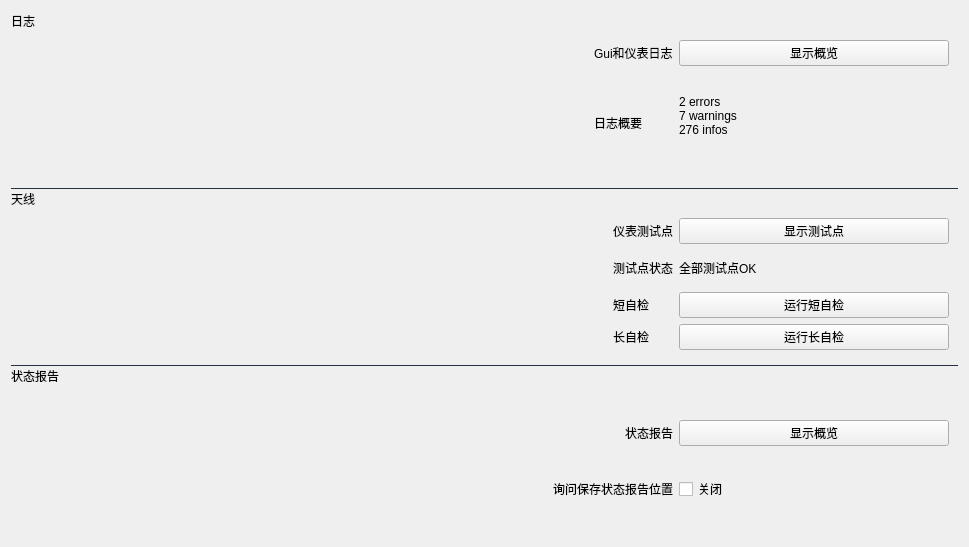
          <widget class="QWidget" name="scrollAreaWidgetContents_3">
           <property name="geometry">
            <rect>
             <x>0</x>
             <y>0</y>
             <width>969</width>
             <height>547</height>
            </rect>
           </property>
           <property name="minimumSize">
            <size>
             <width>0</width>
             <height>500</height>
            </size>
           </property>
           <property name="maximumSize">
            <size>
             <width>16777215</width>
             <height>1000</height>
            </size>
           </property>
           <layout class="QVBoxLayout" name="verticalLayout_23">
            <item>
             <widget class="QWidget" name="Journal" native="true">
              <layout class="QVBoxLayout" name="verticalLayout_20">
               <property name="spacing">
                <number>0</number>
               </property>
               <property name="leftMargin">
                <number>0</number>
               </property>
               <property name="topMargin">
                <number>0</number>
               </property>
               <property name="rightMargin">
                <number>0</number>
               </property>
               <property name="bottomMargin">
                <number>0</number>
               </property>
               <item>
                <widget class="QLabel" name="label_82">
                 <property name="maximumSize">
                  <size>
                   <width>16777215</width>
                   <height>20</height>
                  </size>
                 </property>
                 <property name="text">
                  <string>日志</string>
                 </property>
                </widget>
               </item>
               <item>
                <widget class="QWidget" name="childwidget" native="true">
                 <layout class="QGridLayout" name="gridLayout_14">
                  <property name="leftMargin">
                   <number>9</number>
                  </property>
                  <property name="topMargin">
                   <number>9</number>
                  </property>
                  <item row="0" column="1">
                   <widget class="QLabel" name="label_91">
                    <property name="text">
                     <string>Gui和仪表日志</string>
                    </property>
                   </widget>
                  </item>
                  <item row="0" column="2">
                   <widget class="QPushButton" name="pushButton_8">
                    <property name="minimumSize">
                     <size>
                      <width>270</width>
                      <height>0</height>
                     </size>
                    </property>
                    <property name="focusPolicy">
                     <enum>Qt::NoFocus</enum>
                    </property>
                    <property name="text">
                     <string>显示概览</string>
                    </property>
                   </widget>
                  </item>
                  <item row="1" column="1">
                   <widget class="QLabel" name="label_95">
                    <property name="text">
                     <string>日志概要</string>
                    </property>
                   </widget>
                  </item>
                  <item row="0" column="0">
                   <spacer name="horizontalSpacer_18">
                    <property name="orientation">
                     <enum>Qt::Horizontal</enum>
                    </property>
                    <property name="sizeHint" stdset="0">
                     <size>
                      <width>40</width>
                      <height>20</height>
                     </size>
                    </property>
                   </spacer>
                  </item>
                  <item row="1" column="2">
                   <widget class="QLabel" name="label_93">
                    <property name="text">
                     <string>2 errors
7 warnings
276 infos
 </string>
                    </property>
                   </widget>
                  </item>
                 </layout>
                </widget>
               </item>
              </layout>
             </widget>
            </item>
            <item>
             <widget class="QWidget" name="SelfCheck" native="true">
              <layout class="QVBoxLayout" name="verticalLayout_21">
               <property name="spacing">
                <number>0</number>
               </property>
               <property name="leftMargin">
                <number>0</number>
               </property>
               <property name="topMargin">
                <number>0</number>
               </property>
               <property name="rightMargin">
                <number>0</number>
               </property>
               <property name="bottomMargin">
                <number>0</number>
               </property>
               <item>
                <widget class="Line" name="line_14">
                 <property name="maximumSize">
                  <size>
                   <width>16777215</width>
                   <height>1</height>
                  </size>
                 </property>
                 <property name="styleSheet">
                  <string notr="true">QWidget{
	background-color:rgb(35,42,58);
	font:'宋体';
}</string>
                 </property>
                 <property name="orientation">
                  <enum>Qt::Horizontal</enum>
                 </property>
                </widget>
               </item>
               <item>
                <widget class="QLabel" name="label_94">
                 <property name="maximumSize">
                  <size>
                   <width>16777215</width>
                   <height>20</height>
                  </size>
                 </property>
                 <property name="text">
                  <string>天线</string>
                 </property>
                </widget>
               </item>
               <item>
                <widget class="QWidget" name="widget_16" native="true">
                 <layout class="QGridLayout" name="gridLayout_15">
                  <property name="leftMargin">
                   <number>9</number>
                  </property>
                  <property name="topMargin">
                   <number>9</number>
                  </property>
                  <item row="0" column="0">
                   <spacer name="horizontalSpacer_19">
                    <property name="orientation">
                     <enum>Qt::Horizontal</enum>
                    </property>
                    <property name="sizeHint" stdset="0">
                     <size>
                      <width>40</width>
                      <height>20</height>
                     </size>
                    </property>
                   </spacer>
                  </item>
                  <item row="0" column="3">
                   <widget class="QPushButton" name="pushButton_9">
                    <property name="minimumSize">
                     <size>
                      <width>270</width>
                      <height>0</height>
                     </size>
                    </property>
                    <property name="focusPolicy">
                     <enum>Qt::NoFocus</enum>
                    </property>
                    <property name="text">
                     <string>显示测试点</string>
                    </property>
                   </widget>
                  </item>
                  <item row="3" column="1">
                   <widget class="QLabel" name="label_103">
                    <property name="text">
                     <string>长自检</string>
                    </property>
                   </widget>
                  </item>
                  <item row="1" column="1">
                   <widget class="QLabel" name="label_100">
                    <property name="text">
                     <string>测试点状态</string>
                    </property>
                   </widget>
                  </item>
                  <item row="2" column="1">
                   <widget class="QLabel" name="label_99">
                    <property name="text">
                     <string>短自检</string>
                    </property>
                   </widget>
                  </item>
                  <item row="0" column="1">
                   <widget class="QLabel" name="label_98">
                    <property name="text">
                     <string>仪表测试点</string>
                    </property>
                   </widget>
                  </item>
                  <item row="1" column="3">
                   <widget class="QLabel" name="label_97">
                    <property name="text">
                     <string>全部测试点OK</string>
                    </property>
                   </widget>
                  </item>
                  <item row="2" column="3">
                   <widget class="QPushButton" name="pushButton_10">
                    <property name="focusPolicy">
                     <enum>Qt::NoFocus</enum>
                    </property>
                    <property name="text">
                     <string>运行短自检</string>
                    </property>
                   </widget>
                  </item>
                  <item row="3" column="3">
                   <widget class="QPushButton" name="pushButton_11">
                    <property name="focusPolicy">
                     <enum>Qt::NoFocus</enum>
                    </property>
                    <property name="text">
                     <string>运行长自检</string>
                    </property>
                   </widget>
                  </item>
                 </layout>
                </widget>
               </item>
              </layout>
             </widget>
            </item>
            <item>
             <widget class="QWidget" name="StatusReport" native="true">
              <layout class="QVBoxLayout" name="verticalLayout_22">
               <property name="spacing">
                <number>0</number>
               </property>
               <property name="leftMargin">
                <number>0</number>
               </property>
               <property name="topMargin">
                <number>0</number>
               </property>
               <property name="rightMargin">
                <number>0</number>
               </property>
               <property name="bottomMargin">
                <number>0</number>
               </property>
               <item>
                <widget class="Line" name="line_15">
                 <property name="maximumSize">
                  <size>
                   <width>16777215</width>
                   <height>1</height>
                  </size>
                 </property>
                 <property name="styleSheet">
                  <string notr="true">QWidget{
	background-color:rgb(35,42,58);
	font:'宋体';
}</string>
                 </property>
                 <property name="orientation">
                  <enum>Qt::Horizontal</enum>
                 </property>
                </widget>
               </item>
               <item>
                <widget class="QLabel" name="label_101">
                 <property name="maximumSize">
                  <size>
                   <width>16777215</width>
                   <height>20</height>
                  </size>
                 </property>
                 <property name="text">
                  <string>状态报告</string>
                 </property>
                </widget>
               </item>
               <item>
                <widget class="QWidget" name="widget_19" native="true">
                 <layout class="QGridLayout" name="gridLayout_16">
                  <property name="leftMargin">
                   <number>9</number>
                  </property>
                  <property name="topMargin">
                   <number>9</number>
                  </property>
                  <item row="0" column="0">
                   <spacer name="horizontalSpacer_20">
                    <property name="orientation">
                     <enum>Qt::Horizontal</enum>
                    </property>
                    <property name="sizeHint" stdset="0">
                     <size>
                      <width>40</width>
                      <height>20</height>
                     </size>
                    </property>
                   </spacer>
                  </item>
                  <item row="2" column="1">
                   <widget class="QLabel" name="label_105">
                    <property name="text">
                     <string>询问保存状态报告位置</string>
                    </property>
                   </widget>
                  </item>
                  <item row="0" column="1">
                   <widget class="QLabel" name="label_102">
                    <property name="layoutDirection">
                     <enum>Qt::LeftToRight</enum>
                    </property>
                    <property name="text">
                     <string>状态报告</string>
                    </property>
                    <property name="alignment">
                     <set>Qt::AlignRight|Qt::AlignTrailing|Qt::AlignVCenter</set>
                    </property>
                   </widget>
                  </item>
                  <item row="0" column="2">
                   <widget class="QPushButton" name="pushButton_12">
                    <property name="minimumSize">
                     <size>
                      <width>270</width>
                      <height>0</height>
                     </size>
                    </property>
                    <property name="focusPolicy">
                     <enum>Qt::NoFocus</enum>
                    </property>
                    <property name="text">
                     <string>显示概览</string>
                    </property>
                   </widget>
                  </item>
                  <item row="2" column="2">
                   <widget class="QCheckBox" name="checkBox_10">
                    <property name="focusPolicy">
                     <enum>Qt::NoFocus</enum>
                    </property>
                    <property name="text">
                     <string>关闭</string>
                    </property>
                   </widget>
                  </item>
                 </layout>
                </widget>
               </item>
              </layout>
             </widget>
            </item>
           </layout>
          </widget>
